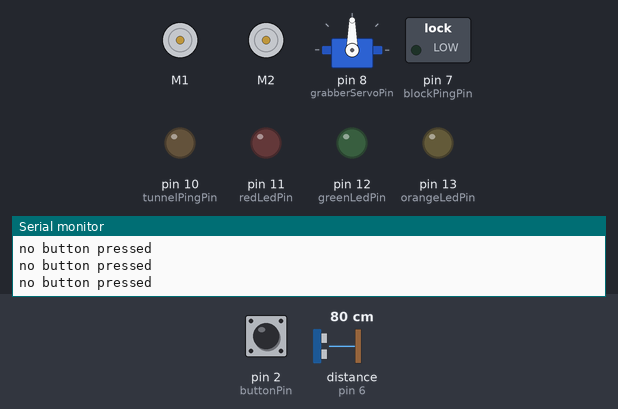
Bench run of a sketch on a simulated Arduino Uno, built with avr-gcc and run on an emulated ATmega328P. Shown: 2 × DC motor (green arrow = forward, orange = backward, longer = faster), servo, switched loads named in the sketch (green lamp = pin HIGH), output pins drawn as LEDs (lit = HIGH), the last lines printed to the serial monitor. The test bench sets the inputs (shaded band); at power-on: pin 2 (buttonPin) LOW, distance to the obstacle (sensor on pin 6) 80 cm. The echo pulse lasts 58.3 µs per cm.

Above: at 1.8 s.
1.9 s: pin 2 (buttonPin) pulled HIGH for 0.15 s
At 1.92 s:
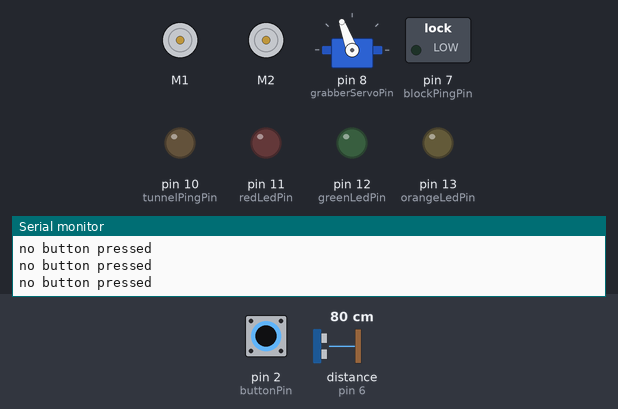
At 3.3 s:
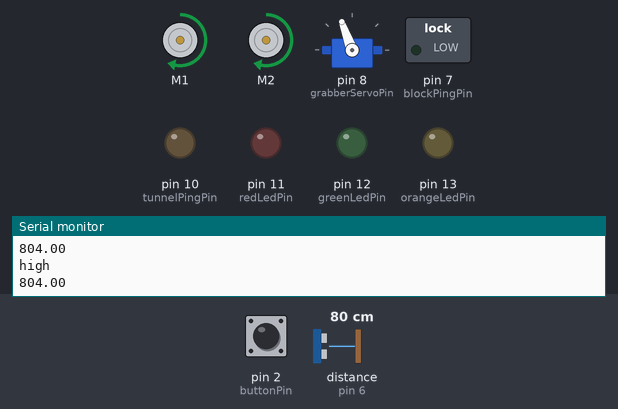
5.0 s: pin 2 (buttonPin) pulled HIGH for 1 s
At 9.1 s:
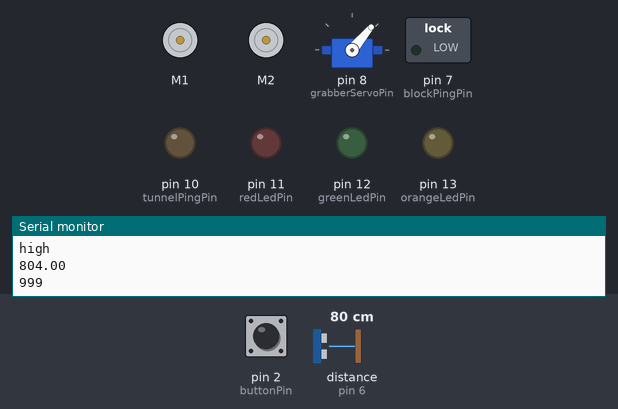
Timing chart, 0 to 10.6 s (numbered marks = the images above; inputs shaded):
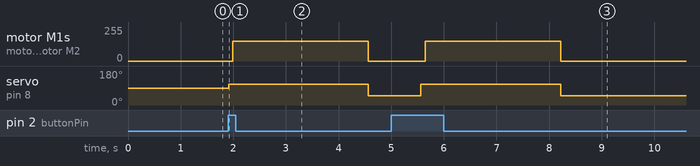

Measured:
- after the input at 1.9 s, motor M1, motor M2: stopped → forward 150/255 after 0.09 s, → stopped 2.6 s later; servo on pin 8 (grabberServoPin): 90° → 110° at once, → 50° 2.7 s later
- after the input at 5.0 s, motor M1, motor M2: stopped → forward 150/255 after 0.64 s, → stopped 2.6 s later; servo on pin 8 (grabberServoPin): 50° → 110° after 0.57 s, → 50° 2.7 s later

The sketch:

WG_block_collect_test.ino
```cpp
// WG Created: 28/11/22 Modified: 28/11/22
// Based off LD "test collect \ deposit"


#include <Wire.h>
#include <Adafruit_MotorShield.h>
#include "utility/Adafruit_MS_PWMServoDriver.h"
#include <Servo.h>
Adafruit_MotorShield AFMS = Adafruit_MotorShield();
Adafruit_DCMotor *motorLeft = AFMS.getMotor(1);
Adafruit_DCMotor *motorRight = AFMS.getMotor(2);
Servo grabber;  // create servo object to control a servo

// Define pin numbers
const int buttonPin = 2;
const int blockReceivePin = 6;
const int blockPingPin = 7;
const int grabberServoPin = 8;
const int tunnelReceivePin = 9;
const int tunnelPingPin = 10;
const int redLedPin = 11;
const int greenLedPin = 12;
const int orangeLedPin = 13;

// Define tunnel driving variables
const int kp = 3;
const int ki = 3;
const int target = 55;
int I, P, prev_I, error;
unsigned long current_time = 0;
unsigned long prev_time = 0;
long pingTime, mm;
const int med_speed = 160;

// Define constants
const int grabber_closed_position = 50;
const int grabber_empty_position = 90;
const int grabber_open_position = 110;
const long rampUpDelay = 7000;
const long rampDownDelay = 9000;
const int left_offset = 20; // Amount to increase left motor speed by over the right to go straight
const int robotSpeed = 10; // centimetres per millisecond

// Initiate variables
long progStartTime = millis();
int position = 999;
unsigned long previousMillis = 0;
int orangeLedState;
long lastFlashTime = progStartTime;
long expectedSectionDuration;

class LineSensor{
  private:
   int pin;
   int threshold;
  public:
  LineSensor(int p, int t){
    threshold = t;
    pin = p;
    pinMode(pin, INPUT);
  }

  double read(){
    return analogRead(pin);
  }

  bool is_White(){
    return analogRead(pin) <= threshold;
  }
  bool is_Black(){
    return analogRead(pin) >= threshold;
  }
};

// Define all Line Sensors
LineSensor Left(A3, 600);
LineSensor Right(A2, 600);
LineSensor WideLeft(A1, 600);
LineSensor WideRight(A0, 600);

int foamRecognition() { //return the type of the foam
  long pingTime, mm;
  double ave_mm = 0; //average distance
  int numberOfCylesForAverage = 5;
  int foamType; // 1 or 0 - high or low
  int DistanceThreshold = 200; // if the distance from sensor is below this value, it will be recognised as low density - if IR is used simultanously, this can be modified and compared with the result from IR sensor

  for (int cycle = 0; cycle < numberOfCylesForAverage; cycle += 1){
    digitalWrite(blockPingPin, LOW);
    delayMicroseconds(2);
    digitalWrite(blockPingPin, HIGH);
    delayMicroseconds(10);
    digitalWrite(blockPingPin, LOW);

    pingTime = pulseIn(blockReceivePin, HIGH);

    mm = pingTime / 2.9 / 2;
    ave_mm = ave_mm + mm;
    //Serial.print(mm);
    //Serial.print("mm");
    //Serial.println();
    delay(10);
  }

  ave_mm = ave_mm / numberOfCylesForAverage;

  if (ave_mm <= DistanceThreshold){
    foamType = 0; //low density
    Serial.println("low");
    Serial.println(ave_mm);
  } else {
    foamType = 1; //high density
    Serial.println("high");
    Serial.println(ave_mm);
  }
  return foamType;
}

String collect(int block_position, String in_grabber){
  grabber.write(grabber_open_position);
    String density = "high";
    for (int cycle = 0; cycle < 15; cycle += 1){
      if (foamRecognition() == 0){
        density = "low";
      }
      motorLeft->setSpeed(150);
      motorRight->setSpeed(150);
      motorLeft->run(FORWARD);
      motorRight->run(FORWARD);
      delay(100);
    }
    grabber.write(grabber_closed_position);
  if (block_position == 2 || block_position == 3){
    turn_left_180();
  }
  in_grabber = density;
  return in_grabber;
}

String deposit(String in_grabber){
    motorLeft->setSpeed(150);
    motorRight->setSpeed(150);
    motorLeft->run(FORWARD);
    motorRight->run(FORWARD);
    delay(2500);
    motorLeft->run(RELEASE);
    motorRight->run(RELEASE);
    grabber.write(grabber_open_position);
    motorLeft->setSpeed(150);
    motorRight->setSpeed(150);
    motorLeft->run(BACKWARD);
    motorRight->run(BACKWARD);
    delay(1000);
    turn_left_180();
    motorLeft->run(RELEASE);
    motorRight->run(RELEASE);
    grabber.write(grabber_closed_position);
    motorLeft->setSpeed(150);
    motorRight->setSpeed(150);
    motorLeft->run(FORWARD);
    motorRight->run(FORWARD);
    delay(1500);
    motorLeft->run(RELEASE);
    motorRight->run(RELEASE);
    in_grabber = "empty";
    return in_grabber;
}

void follow_line(){
  //Serial.println("Wide Left: " + String(WideLeft.read()) + " Left: " + String(Left.read()) + " Right: " + String(Right.read()) + " Wide Right: " + String(WideRight.read()));
  if (Left.is_White() && Right.is_White()) { // On track: go straight
    motorLeft->setSpeed(255);
    motorRight->setSpeed(255 - left_offset);
  } else if (Left.is_White() && Right.is_Black()){ // Too right, go left
    motorLeft->setSpeed(20);
    motorRight->setSpeed(220);
  } else if (Left.is_Black() && Right.is_White()){ // Too left, go right
    motorLeft->setSpeed(220);
    motorRight->setSpeed(20);
 } else if (Left.is_Black() && Right.is_Black() && WideLeft.is_White()) { // Much too right, go left
    motorLeft->setSpeed(20);
    motorRight->setSpeed(230);
  } else if (Left.is_Black() && Right.is_Black() && WideRight.is_White()) { // Much too left, go right
    motorLeft->setSpeed(230);
    motorRight->setSpeed(20);
  } else if (Left.is_Black() && Right.is_Black() && WideLeft.is_Black() && WideRight.is_Black()) { // All black, go forwards blindly
    motorLeft->setSpeed(255);
    motorRight->setSpeed(255 - left_offset);
  }
  motorLeft->run(FORWARD);
  motorRight->run(FORWARD);
}

void turn_right_90(){
  motorLeft->setSpeed(255);
  motorRight->setSpeed(255 - left_offset);
  motorLeft->run(FORWARD);
  motorRight->run(BACKWARD);
  delay(1000);
}

void turn_left_90(){
    motorLeft->setSpeed(255);
    motorRight->setSpeed(255 - left_offset);
    motorLeft->run(BACKWARD);
    motorRight->run(FORWARD);
    delay(1000);
}

void turn_left_180(){
    motorLeft->setSpeed(255);
    motorRight->setSpeed(255 - left_offset);
    motorLeft->run(BACKWARD);
    motorRight->run(FORWARD);
    delay(2000);
}

long get_tunnel_distance(){
    // establish variables for duration of the ping, and the distance
    // The PING is triggered by a HIGH pulse of 2 or more microseconds.
    // Give a short LOW pulse beforehand to ensure a clean HIGH pulse:
    digitalWrite(tunnelPingPin, LOW);
    delayMicroseconds(2);
    digitalWrite(tunnelPingPin, HIGH);
    delayMicroseconds(5);
    digitalWrite(tunnelPingPin, LOW);

    pingTime = pulseIn(tunnelReceivePin, HIGH);
    mm = pingTime / 2.9 / 2;
    // The speed of sound is 340 m/s or 2.9 microseconds per millimeter.
    // Divide by 2 to account for signal goin there and back
    Serial.println(String(pingTime) + String(mm) + " mm");
    return mm;
}

void tunnel_drive(){
    //Using a PI loop to follow the distance sensor in the tunnel
    P = target - mm;
    I = prev_I + P*(current_time-prev_time);
    error = kp*P + ki*I;
    prev_time = current_time;
    prev_I = I;
    double speedLeft = med_speed + error;
    double speedRight = med_speed - error;
    if(speedLeft > 255){speedLeft = 255;}
    else if(speedLeft < 0){speedLeft = 0;}
    if(speedRight > 255){speedRight = 255;}
    else if(speedRight < 0){speedRight = 0;}
    motorLeft->setSpeed(speedLeft);
    motorRight->setSpeed(speedRight);
}


void setup() {
  Serial.begin(9600); //initiates serial moniter
  pinMode(blockPingPin, OUTPUT);
  pinMode(blockReceivePin, INPUT);
  pinMode(tunnelPingPin, OUTPUT);
  pinMode(tunnelReceivePin, INPUT);
  pinMode(orangeLedPin, OUTPUT);
  digitalWrite(orangeLedPin, LOW);
  pinMode(greenLedPin, OUTPUT);
  digitalWrite(greenLedPin, LOW);
  pinMode(redLedPin, OUTPUT);
  digitalWrite(redLedPin, LOW);
  AFMS.begin();
  motorLeft->setSpeed(200);
  motorRight->setSpeed(200 - left_offset);
  grabber.attach(grabberServoPin);
  grabber.write(grabber_empty_position);
}


//
//
//
//
//
//
//
//
//


void loop() {
  unsigned long currentMillis = millis();
  Serial.println(position);

  // Check for button to be pressed
  if (digitalRead(buttonPin) == HIGH && (currentMillis - progStartTime) > 1000){
    position = 999;
  }

  // Flash the orange beacon while running
  if ((currentMillis - lastFlashTime) > 250){
    digitalWrite(orangeLedPin, (1 - orangeLedState));
    orangeLedState = (1 - orangeLedState);
    lastFlashTime = currentMillis;
  }

  if(position == 999){ // Wait for button press before starting
    motorLeft->run(RELEASE);
    motorRight->run(RELEASE);
    digitalWrite(orangeLedPin, LOW);
    delay(1000);
    while (digitalRead(buttonPin) == LOW){
      Serial.println("no button pressed");
      delay(10);
    }
    int block_position = 1;
    String in_grabber = "empty";
    collect(block_position, in_grabber);
  }
  delay(2);
}
```
